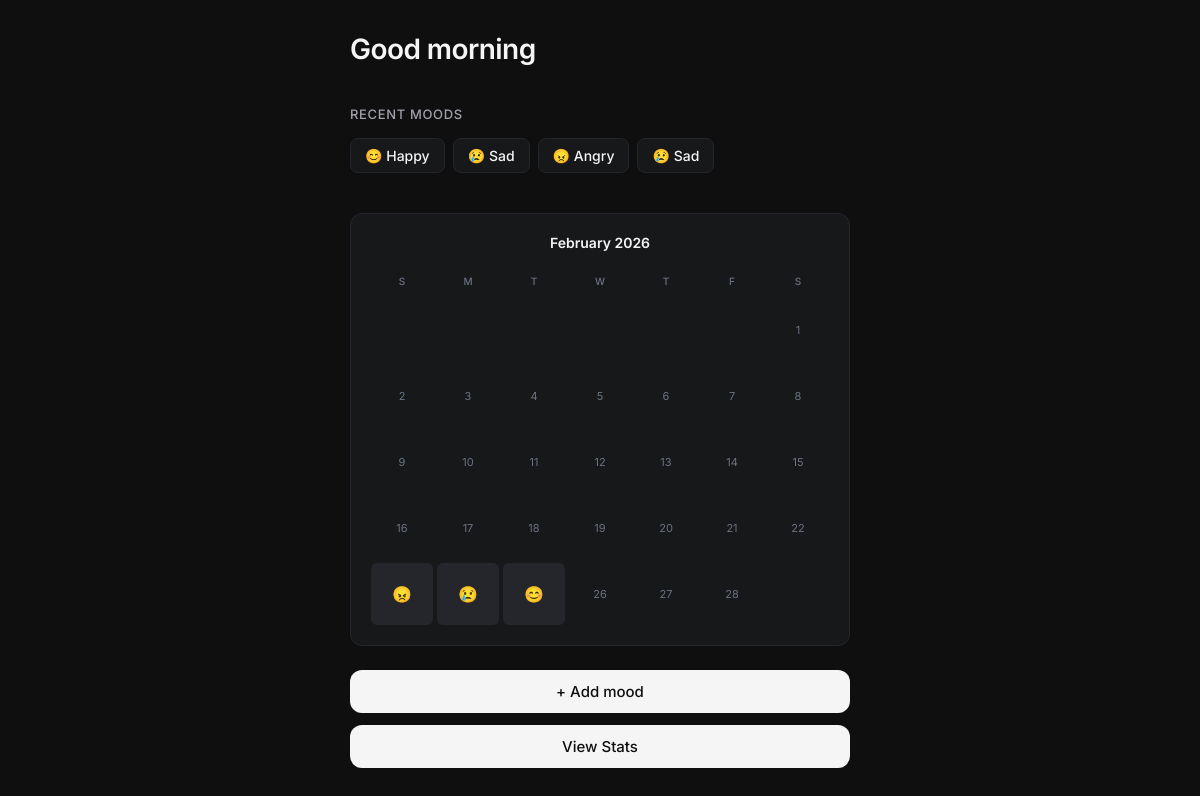
Before: / with the older database file.
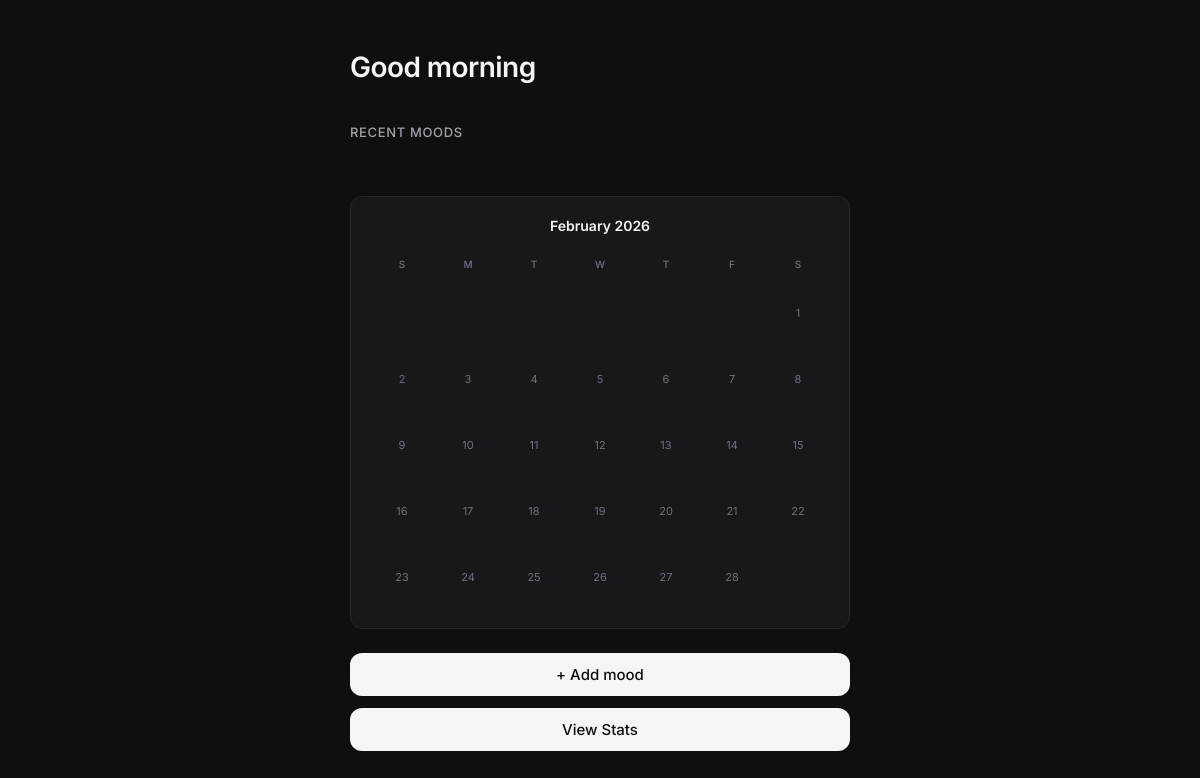
After: the same page with the newer database file.
### tables this page shows
CREATE TABLE moods (
        id INTEGER PRIMARY KEY AUTOINCREMENT,
        mood TEXT,
        date TEXT
        );

### app.py (the view)
@app.route("/")
def home():
    init_db()
    with get_db() as db:
        moods = db.execute("SELECT mood FROM moods ORDER BY id DESC LIMIT 5").fetchall()
        hour = datetime.now().hour
        if hour < 12:
            greeting = "Good morning"
        elif hour < 18:
            greeting = "Good afternoon"
        else:
            greeting = "Good evening"
        now = datetime.now()
        year = now.year
        month = now.month
        month_moods = db.execute(
            "SELECT date, mood FROM moods WHERE strftime('%Y', date) = ? AND strftime('%m', date) = ?",
            (str(year), f"{month:02d}")
        ).fetchall()
        mood_dict = {mood[0]: mood[1] for mood in month_moods}
        first_day_weekday, num_days = monthrange(year, month)
        month_names = ['January', 'February', 'March', 'April', 'May', 'June',
                       'July', 'August', 'September', 'October', 'November', 'December']
        return render_template("home.html",
                             moods=moods,
                             greeting=greeting,
                             mood_dict=mood_dict,
                             year=year,
                             month=month,
                             month_name=month_names[month-1],
                             first_day_weekday=first_day_weekday,
                             num_days=num_days)

### app.py (called while the page is built)
def get_db():
    return sqlite3.connect(DB_PATH)

def init_db():
    with get_db() as db:
        db.execute("""
            CREATE TABLE IF NOT EXISTS moods (
            id INTEGER PRIMARY KEY AUTOINCREMENT,
            mood TEXT,
            date TEXT
            )
        """)

### templates/home.html (shortened to what this page needs)
<!DOCTYPE html>
<html lang="en">
<head>
    <link rel="stylesheet" href="/static/styles.css">
</head>
<body>
    <div class="home-container">
        <h1>{{ greeting }}</h1>
        <div class="recent-moods">
            <h2>Recent moods</h2>
            <div class="mood-list">
                {% for mood in moods %}
                <div class="mood-pill">
                    {% if mood[0] == 'Happy' %}😊
                    {% elif mood[0] == 'Sad' %}😢
                    {% elif mood[0] == 'Angry' %}😠
                    {% elif mood[0] == 'Tired' %}😴
                    {% endif %}
                    {{ mood[0] }}
                </div>
                {% endfor %}
            </div>
        </div>
        <div class="mini-calendar">
            <div class="calendar-title">{{ month_name }} {{ year }}</div>
            <div class="mini-calendar-grid">
                <div class="cal-day-header">S</div>
                <div class="cal-day-header">M</div>
                <div class="cal-day-header">T</div>
                <div class="cal-day-header">W</div>
                <div class="cal-day-header">T</div>
                <div class="cal-day-header">F</div>
                <div class="cal-day-header">S</div>
                {% for day in range(1, num_days + 1) %}
                {% set date_str = "%04d-%02d-%02d"|format(year, month, day) %}
                {% set mood = mood_dict.get(date_str) %}
                <div class="cal-cell {% if mood %}has-mood{% endif %}">
                    {% if mood %}
                        {% if mood == 'Happy' %}😊
                        {% elif mood == 'Sad' %}😢
                        {% elif mood == 'Angry' %}😠
                        {% elif mood == 'Tired' %}😴
                        {% endif %}
                    {% else %}
                    <div class="cal-day">{{ day }}</div>
                    {% endif %}
                </div>
                {% endfor %}
            </div>
        </div>
        <a class="btn" href="/add">+ Add mood</a>
        <a class="btn" href="/stats">View Stats</a>
    </div>
</body>
</html>

### static/styles.css (style rules this page uses)
* { margin: 0; padding: 0; box-sizing: border-box; }
body { font-family: 'Inter', sans-serif; background: #0F0F10; color: #F5F5F5; min-height: 100vh; display: flex; align-items: center; justify-content: center; padding: 24px; }
.home-container { max-width: 500px; width: 100%; }
h1 { font-size: 28px; font-weight: 600; letter-spacing: -0.02em; margin-bottom: 40px; text-align: left; }
h2 { font-size: 13px; color: #A1A1AA; margin-bottom: 16px; font-weight: 500; text-transform: uppercase; letter-spacing: 0.05em; }
.recent-moods { margin-bottom: 40px; }
.mini-calendar { background: #17181A; border: 1px solid #24262B; border-radius: 12px; padding: 20px; margin-bottom: 24px; }
.calendar-title { font-size: 14px; font-weight: 600; margin-bottom: 16px; text-align: center; }
.mini-calendar-grid { display: grid; grid-template-columns: repeat(7, 1fr); gap: 4px; }
.cal-day-header { text-align: center; font-size: 10px; color: #6B7280; font-weight: 500; padding: 8px 0; text-transform: uppercase; }
.cal-cell { aspect-ratio: 1; display: flex; flex-direction: column; align-items: center; justify-content: center; font-size: 16px; color: #A1A1AA; border-radius: 6px; transition: all 0.2s ease; position: relative; }
.cal-day { font-size: 11px; color: #6B7280; }
.btn { display: block; width: 100%; padding: 12px 18px; background: #F5F5F5; color: #0F0F10; text-decoration: none; border-radius: 12px; font-size: 15px; font-weight: 500; text-align: center; transition: all 0.2s ease; margin-top: 12px; }

Changed rows visible on the page:
removed moods: mood "Happy"
removed moods: mood "Sad"
removed moods: mood "Angry"
removed moods: mood "Sad"
Other visible differences:
new list line: "23"
new list line: "24"
new list line: "25"
